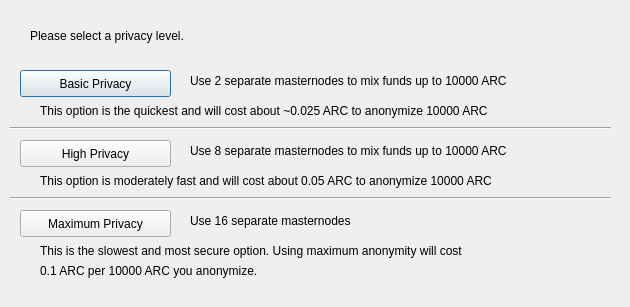
<?xml version="1.0" encoding="UTF-8"?>
<ui version="4.0">
 <class>ObfuscationConfig</class>
 <widget class="QDialog" name="ObfuscationConfig">
  <property name="geometry">
   <rect>
    <x>0</x>
    <y>0</y>
    <width>630</width>
    <height>307</height>
   </rect>
  </property>
  <property name="windowTitle">
   <string>Configure Obfuscation</string>
  </property>
  <widget class="QPushButton" name="buttonBasic">
   <property name="geometry">
    <rect>
     <x>20</x>
     <y>70</y>
     <width>151</width>
     <height>27</height>
    </rect>
   </property>
   <property name="text">
    <string>Basic Privacy</string>
   </property>
  </widget>
  <widget class="QPushButton" name="buttonHigh">
   <property name="geometry">
    <rect>
     <x>20</x>
     <y>140</y>
     <width>151</width>
     <height>27</height>
    </rect>
   </property>
   <property name="text">
    <string>High Privacy</string>
   </property>
  </widget>
  <widget class="QPushButton" name="buttonMax">
   <property name="geometry">
    <rect>
     <x>20</x>
     <y>210</y>
     <width>151</width>
     <height>27</height>
    </rect>
   </property>
   <property name="text">
    <string>Maximum Privacy</string>
   </property>
  </widget>
  <widget class="QLabel" name="label">
   <property name="geometry">
    <rect>
     <x>30</x>
     <y>20</y>
     <width>571</width>
     <height>31</height>
    </rect>
   </property>
   <property name="text">
    <string>Please select a privacy level.</string>
   </property>
  </widget>
  <widget class="QLabel" name="label_2">
   <property name="geometry">
    <rect>
     <x>190</x>
     <y>70</y>
     <width>421</width>
     <height>21</height>
    </rect>
   </property>
   <property name="text">
    <string>Use 2 separate masternodes to mix funds up to 10000 ARC</string>
   </property>
  </widget>
  <widget class="QLabel" name="label_3">
   <property name="geometry">
    <rect>
     <x>190</x>
     <y>140</y>
     <width>411</width>
     <height>21</height>
    </rect>
   </property>
   <property name="text">
    <string>Use 8 separate masternodes to mix funds up to 10000 ARC</string>
   </property>
  </widget>
  <widget class="QLabel" name="label_4">
   <property name="geometry">
    <rect>
     <x>190</x>
     <y>210</y>
     <width>421</width>
     <height>21</height>
    </rect>
   </property>
   <property name="text">
    <string>Use 16 separate masternodes</string>
   </property>
  </widget>
  <widget class="QLabel" name="label_6">
   <property name="geometry">
    <rect>
     <x>40</x>
     <y>100</y>
     <width>561</width>
     <height>21</height>
    </rect>
   </property>
   <property name="text">
    <string>This option is the quickest and will cost about ~0.025 ARC to anonymize 10000 ARC</string>
   </property>
  </widget>
  <widget class="QLabel" name="label_7">
   <property name="geometry">
    <rect>
     <x>40</x>
     <y>170</y>
     <width>561</width>
     <height>21</height>
    </rect>
   </property>
   <property name="text">
    <string>This option is moderately fast and will cost about 0.05 ARC to anonymize 10000 ARC</string>
   </property>
  </widget>
  <widget class="QLabel" name="label_8">
   <property name="geometry">
    <rect>
     <x>40</x>
     <y>240</y>
     <width>561</width>
     <height>21</height>
    </rect>
   </property>
   <property name="text">
    <string>This is the slowest and most secure option. Using maximum anonymity will cost</string>
   </property>
  </widget>
  <widget class="QLabel" name="label_9">
   <property name="geometry">
    <rect>
     <x>40</x>
     <y>260</y>
     <width>561</width>
     <height>21</height>
    </rect>
   </property>
   <property name="text">
    <string>0.1 ARC per 10000 ARC you anonymize.</string>
   </property>
  </widget>
  <widget class="Line" name="line">
   <property name="geometry">
    <rect>
     <x>10</x>
     <y>120</y>
     <width>601</width>
     <height>16</height>
    </rect>
   </property>
   <property name="orientation">
    <enum>Qt::Horizontal</enum>
   </property>
  </widget>
  <widget class="Line" name="line_2">
   <property name="geometry">
    <rect>
     <x>10</x>
     <y>190</y>
     <width>601</width>
     <height>16</height>
    </rect>
   </property>
   <property name="orientation">
    <enum>Qt::Horizontal</enum>
   </property>
  </widget>
 </widget>
 <resources/>
 <connections/>
</ui>
